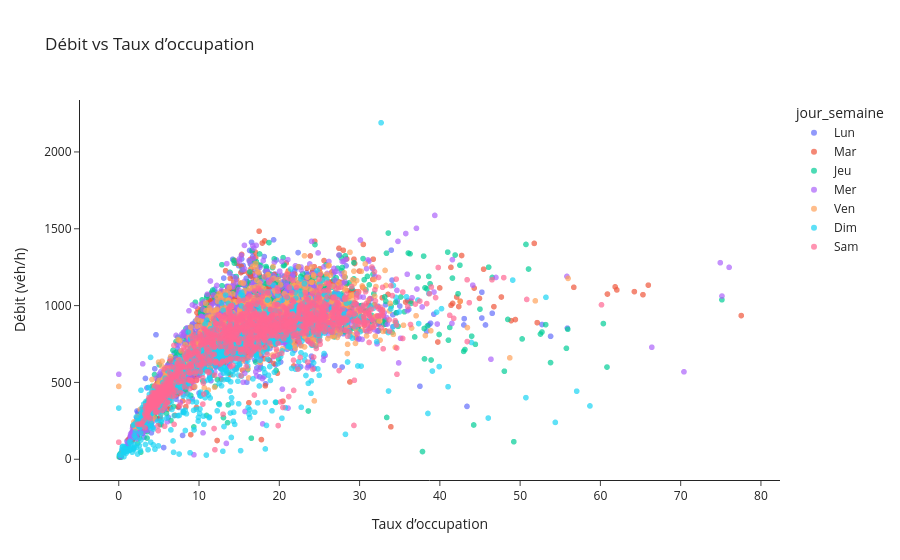

The cell this chart's notebook holds for it:
### Code cell
df_scatter = df_axe.dropna(subset=['Débit horaire','Taux d\'occupation']).copy()
fig = px.scatter(
    df_scatter, x='Taux d\'occupation', y='Débit horaire',
    color='jour_semaine', opacity=0.7,
    title=f"Débit vs Taux d’occupation",
    labels={'Taux d\'occupation':'Taux d’occupation','Débit horaire':'Débit (véh/h)'}
)

fig.update_layout(template='simple_white')
fig.show()

### Figure 1 — Plotly figure (JSON) as saved in the notebook; plotly's stock layout.template omitted (floating-point values rounded to 4 significant figures; data arrays with more than 128 entries replaced by an {"elided": "..."} marker saying what was removed)
{"data": [{"hovertemplate": "jour_semaine=Lun<br>Taux d’occupation=%{x}<br>Débit (véh/h)=%{y}<extra></extra>", "legendgroup": "Lun", "marker": {"color": "#636efa", "opacity": 0.7, "symbol": "circle"}, "mode": "markers", "name": "Lun", "showlegend": true, "type": "scattergl", "x": {"elided": "1158 float values"}, "xaxis": "x", "y": {"elided": "1158 float values"}, "yaxis": "y"}, {"hovertemplate": "jour_semaine=Mar<br>Taux d’occupation=%{x}<br>Débit (véh/h)=%{y}<extra></extra>", "legendgroup": "Mar", "marker": {"color": "#EF553B", "opacity": 0.7, "symbol": "circle"}, "mode": "markers", "name": "Mar", "showlegend": true, "type": "scattergl", "x": {"elided": "1091 float values"}, "xaxis": "x", "y": {"elided": "1091 float values"}, "yaxis": "y"}, {"hovertemplate": "jour_semaine=Jeu<br>Taux d’occupation=%{x}<br>Débit (véh/h)=%{y}<extra></extra>", "legendgroup": "Jeu", "marker": {"color": "#00cc96", "opacity": 0.7, "symbol": "circle"}, "mode": "markers", "name": "Jeu", "showlegend": true, "type": "scattergl", "x": {"elided": "1201 float values"}, "xaxis": "x", "y": {"elided": "1201 float values"}, "yaxis": "y"}, {"hovertemplate": "jour_semaine=Mer<br>Taux d’occupation=%{x}<br>Débit (véh/h)=%{y}<extra></extra>", "legendgroup": "Mer", "marker": {"color": "#ab63fa", "opacity": 0.7, "symbol": "circle"}, "mode": "markers", "name": "Mer", "showlegend": true, "type": "scattergl", "x": {"elided": "1229 float values"}, "xaxis": "x", "y": {"elided": "1229 float values"}, "yaxis": "y"}, {"hovertemplate": "jour_semaine=Ven<br>Taux d’occupation=%{x}<br>Débit (véh/h)=%{y}<extra></extra>", "legendgroup": "Ven", "marker": {"color": "#FFA15A", "opacity": 0.7, "symbol": "circle"}, "mode": "markers", "name": "Ven", "showlegend": true, "type": "scattergl", "x": {"elided": "1140 float values"}, "xaxis": "x", "y": {"elided": "1140 float values"}, "yaxis": "y"}, {"hovertemplate": "jour_semaine=Dim<br>Taux d’occupation=%{x}<br>Débit (véh/h)=%{y}<extra></extra>", "legendgroup": "Dim", "marker": {"color": "#19d3f3", "opacity": 0.7, "symbol": "circle"}, "mode": "markers", "name": "Dim", "showlegend": true, "type": "scattergl", "x": {"elided": "1170 float values"}, "xaxis": "x", "y": {"elided": "1170 float values"}, "yaxis": "y"}, {"hovertemplate": "jour_semaine=Sam<br>Taux d’occupation=%{x}<br>Débit (véh/h)=%{y}<extra></extra>", "legendgroup": "Sam", "marker": {"color": "#FF6692", "opacity": 0.7, "symbol": "circle"}, "mode": "markers", "name": "Sam", "showlegend": true, "type": "scattergl", "x": {"elided": "1170 float values"}, "xaxis": "x", "y": {"elided": "1170 float values"}, "yaxis": "y"}], "layout": {"legend": {"title": {"text": "jour_semaine"}, "tracegroupgap": 0}, "title": {"text": "Débit vs Taux d’occupation"}, "xaxis": {"anchor": "y", "domain": [0, 1], "title": {"text": "Taux d’occupation"}}, "yaxis": {"anchor": "x", "domain": [0, 1], "title": {"text": "Débit (véh/h)"}}}}
